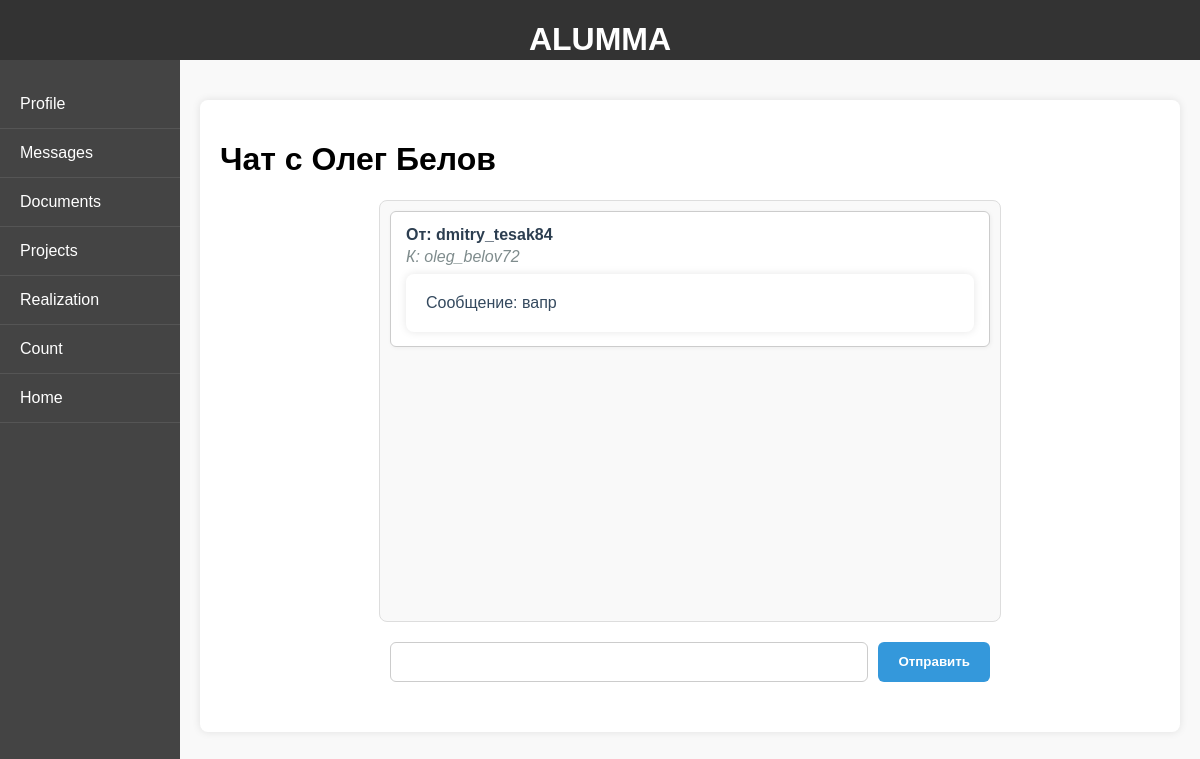
The page /profile/messages/chatWith=oleg_belov72 (signed in) on the database as committed earlier.
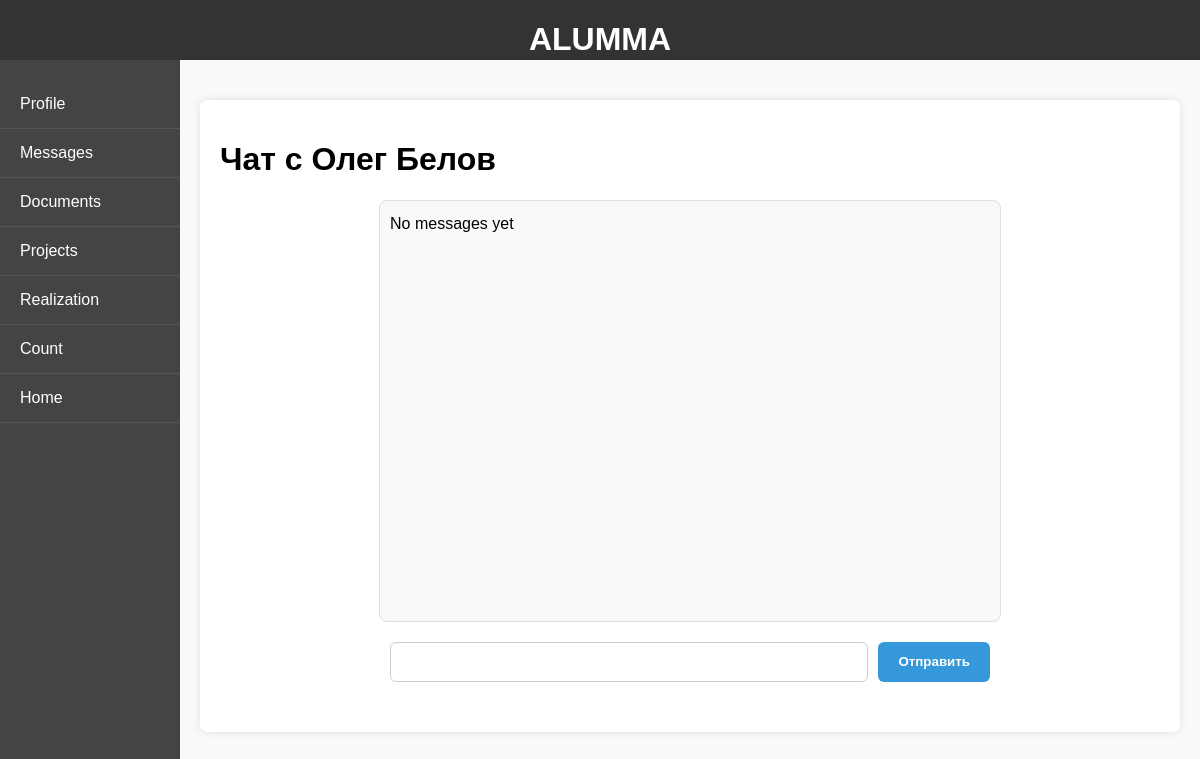
The same page on the database as committed later.
### styles/models.py (models this page shows)
class Message(models.Model):
    chat = models.ForeignKey(Chat, on_delete=models.CASCADE, related_name='messages') #принадлежность класса singlechatinfo в образе коллекции к chat
    content = models.CharField(max_length=100, null=True, blank=True)
    sender = models.CharField(max_length=100, null=True, blank=True)
    receiver = models.CharField(max_length=100, null=True, blank=True)

### styles/views.py (the view, shortened to what this page needs)
# urls.py: path('profile/messages/chatWith=<str:username>', views.ChatPage, name='profile_messages_chat')
def ChatPage(request, username):
    yourProfile = Profile.objects.get(user__username=request.user.username)
    profilesChats = Chat.objects.filter(speakingPartnerUsername=username, profile=yourProfile).first()
    messages = Message.objects.filter(chat=profilesChats) if profilesChats else []     #отоюражение всех сообщений существующих
    user = User.objects.get(username=username)
    first_name=user.first_name
    last_name=user.last_name
    return render(request, 'ChatPage.html', {'first_name': first_name, 'last_name': last_name, 'messages' : messages, 'username' : username})

### templates/ChatPage.html (shortened to what this page needs)
{% extends "ProfileLayout.html" %}
{% block content %}
  <div>
    <h1>Чат с {{first_name}} {{last_name}}</h1>
  </div>
<div class="chatField">
  {% if messages %}
    {% for item in messages %}
       <div class="message">
          <p class="sender">От: {{item.sender}}</p>
          <p class="receiver">К: {{item.receiver}}</p>
          <p class="content">Сообщение: {{item.content}}</p>
       </div>
    {% endfor %}
  {% else %}
  <p>No messages yet</p>
   {% endif %}
</div>
  <form method="post" action="{% url 'profile_messages_chat' username %}">
    <input
      type="text"
      name="chat"
    />
    <button type="submit">
      Отправить
    </button>
  </form>
</div>
{% endblock %}

Rows that differ between the two databases and show on the page:
removed Message: sender "dmitry_tesak84", receiver "oleg_belov72", content "вапр"
Other text that changed with them:
text now shown: "No messages yet"
